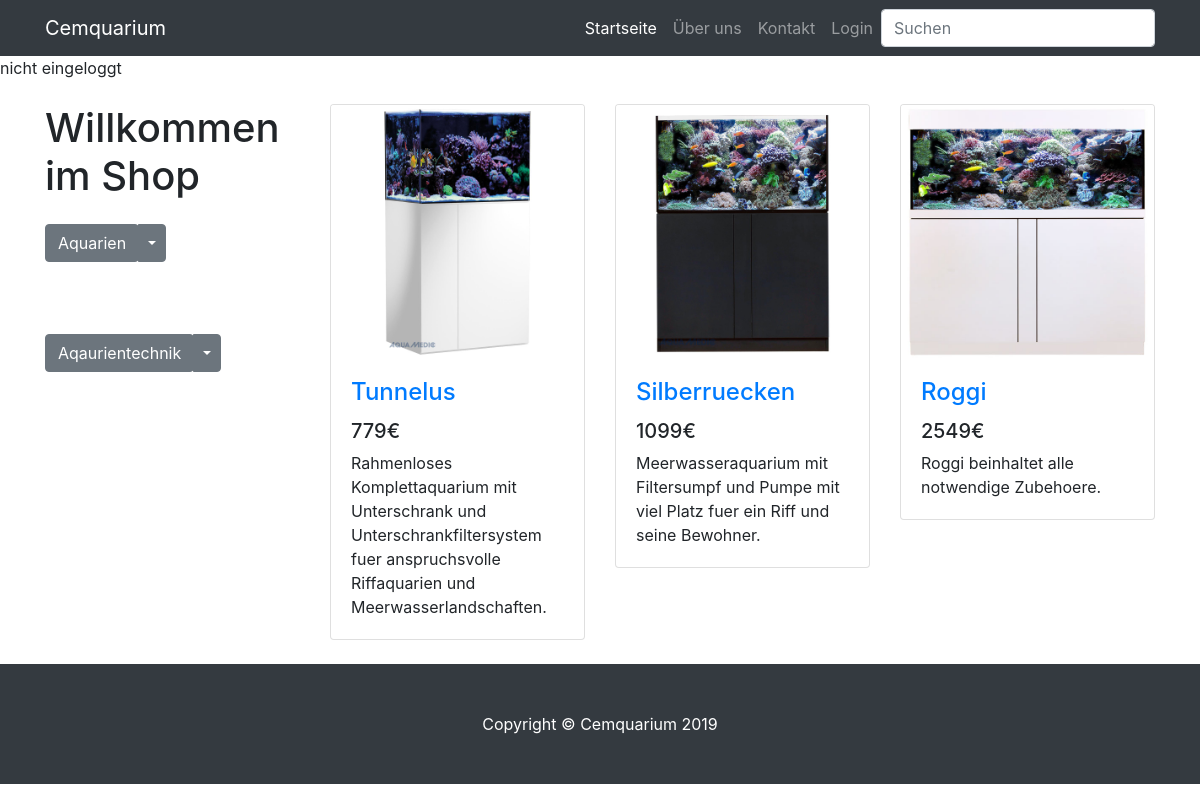
The app's page /html/meerwasser.php with its own data.
### tables this page shows
CREATE TABLE IF NOT EXISTS `Produkt` (
  `id` INT NOT NULL,
  `name` VARCHAR(45) NULL,
  `beschreibung` VARCHAR(10000) NULL,
  `preis` VARCHAR(45) NULL,
  `Unterkategorie_id` INT NOT NULL,
  `bild` VARCHAR(1000) NULL,
  PRIMARY KEY (`id`),
  CONSTRAINT `fk_Produkt_Unterkategorie1`
    FOREIGN KEY (`Unterkategorie_id`)
    REFERENCES `Unterkategorie` (`id`)
    ON DELETE NO ACTION
    ON UPDATE NO ACTION);

### html/readmeerwasserfromdb.php (the view, shortened to what this page needs)
<?php
$mysqli = new mysqli("localhost", "root", "", "Cemquarium");
$id1 = "1";
$sql = "SELECT * FROM Produkt WHERE Unterkategorie_id = ?";
$statement = $mysqli->prepare($sql);
$statement->bind_param('s', $id1);
$statement->execute();
$result = $statement->get_result();
while ($row = $result->fetch_object()) {
    $name = $row->name;
    $beschreibung = $row->beschreibung;
    $preis = $row->preis;
    $bild = $row->bild;
    $idartikel = $row->id;
    echo '<div class="col-lg-4 col-md-6 mb-4">
            <div class="card mt-4">
              <a href="#"><img class="card-img-top" src="' . $bild . '" alt=""></a>
              <div class="card-body">
                <h4 class="card-title">
                  <a href="artikel.php?idartikel=' . $idartikel . '">' . $name . '</a>
                </h4>
                <h5>' . $preis . '€</h5>
                <p class="card-text">' . $beschreibung . '</p>';
    echo '
              </div>
            </div>
          </div>';
}

### html/css/shop-homepage.css (style rules this page uses)
body { padding-top: 56px; }

### records on screen
produkt: shows a picture, name "Tunnelus", preis "779", beschreibung "Rahmenloses Komplettaquarium mit Unterschrank und Unterschrankfiltersystem fuer anspruchsvolle Riffaquarien und Meerwasserlandschaften."
produkt: shows a picture, name "Silberruecken", preis "1099", beschreibung "Meerwasseraquarium mit Filtersumpf und Pumpe mit viel Platz fuer ein Riff und seine Bewohner."
produkt: shows a picture, name "Roggi", preis "2549", beschreibung "Roggi beinhaltet alle notwendige Zubehoere."
